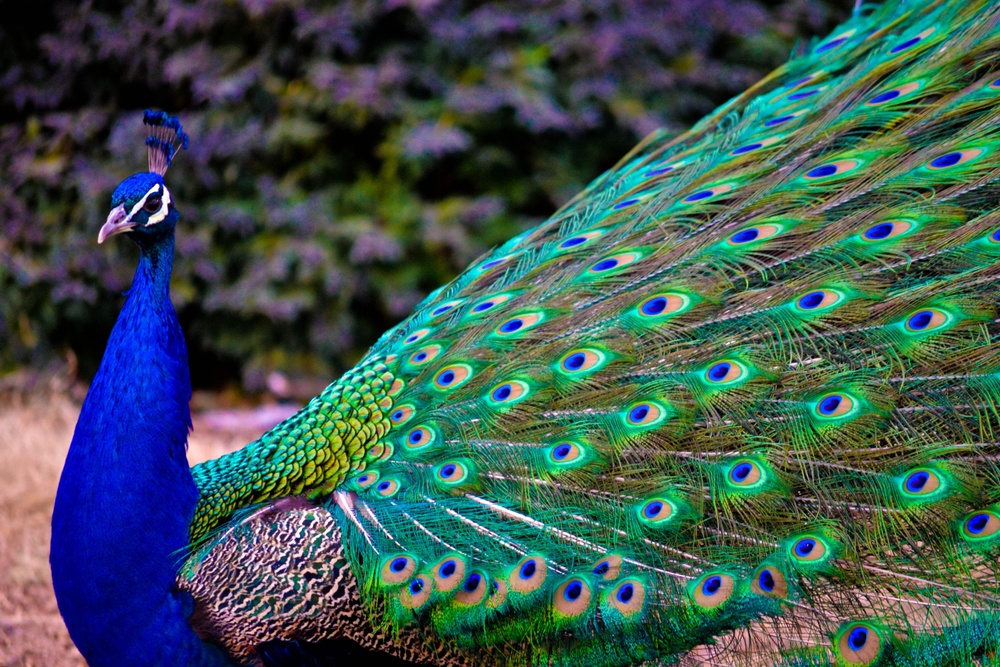
%> input picture Question 15 U21EC146/peacock.jpg, 1000 x 667 px, shrunk from 4608 x 3072 before the run
$ octave que15_1.m   (GNU Octave 9; MATLAB toolbox functions it lacks are replaced by stand-ins)
%> lines starting %> are read from the running program, lines starting %| are printed output that depends on the picture
clc;
clear all;
close all;
%Reading Input Image
A=imread('peacock.jpg');
%> A is the input picture: size 667x1000x3 uint8; mean R, G, B 61.2, 85.2, 81.7
A=double(rgb2gray(A));
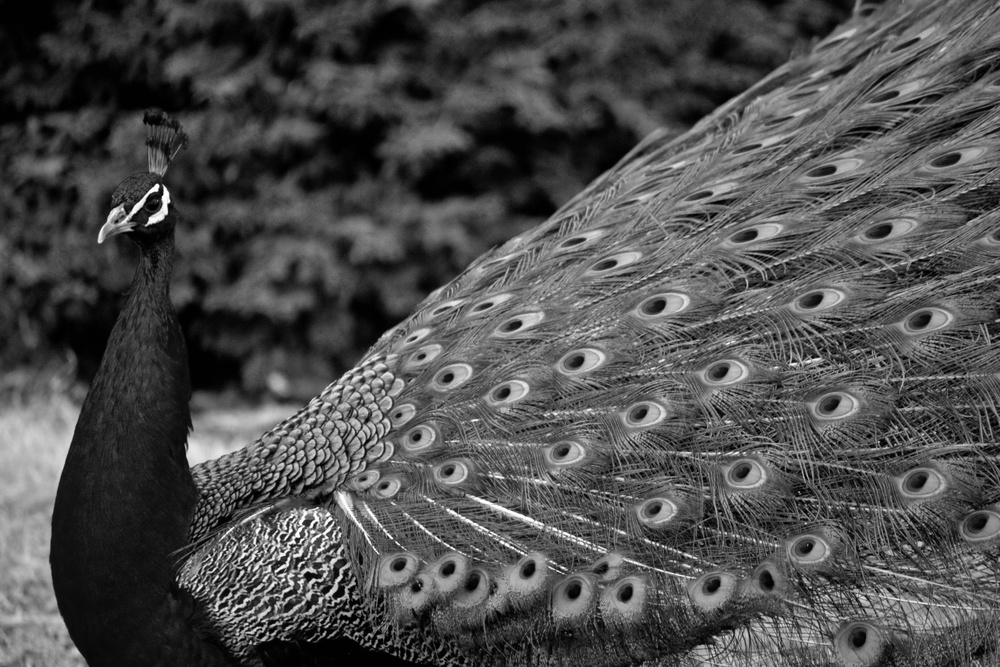
%> A: size 667x1000 double; min 0, max 255, mean 77.6
[M,N]=size(A);
%> M = 667; N = 1000

%Degradation function
h=ones(11,11)/121;

freq_a=fft2(A);
freq_h=fft2(h,M,N);

%image degradation in freq domain

deg_a=freq_h.*freq_a;

%degraded image in spatial domain
B=real(ifft2(deg_a));
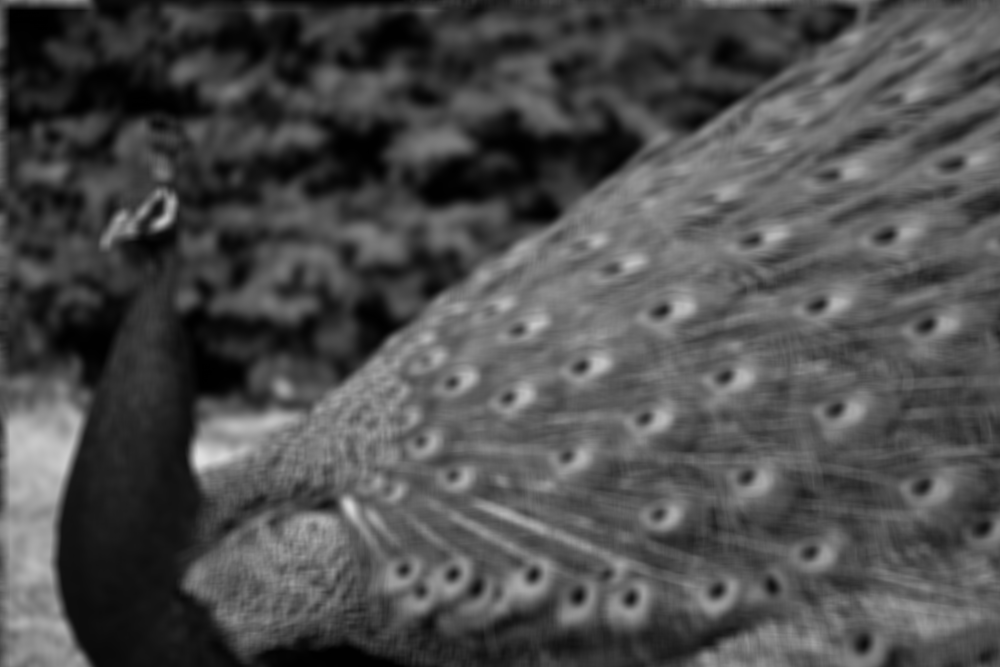
%> B: size 667x1000 double; min 0.967, max 224.4, mean 77.6

%Inverse filtering for image Restoration
 freq_b=fft2(B);
 powfreq_a= freq_a.^2/(M*N);
 alpha=0.5;
 sigma=sqrt(4*10^(-7));
 freq_g=((freq_h.')').*abs(powfreq_a)...
     ./(abs(freq_h.^2).*abs(powfreq_a)+alpha*sigma^2);
 Res_freq_a=freq_g.*freq_b;

 %Rerstored Image in Spatial Domain
 Res_a=real(ifft2(Res_freq_a));

 %Display input and output image
 imshow(uint8(A)),title('Original Image');
 figure, imshow(uint8(B)),title('Degrated Image');
 figure, imshow(uint8(Res_a)), title('Restored Image After Inverse filtering');

$ run again, with Question 15 U21EC146/myna.jpg copied over Question 15 U21EC146/peacock.jpg
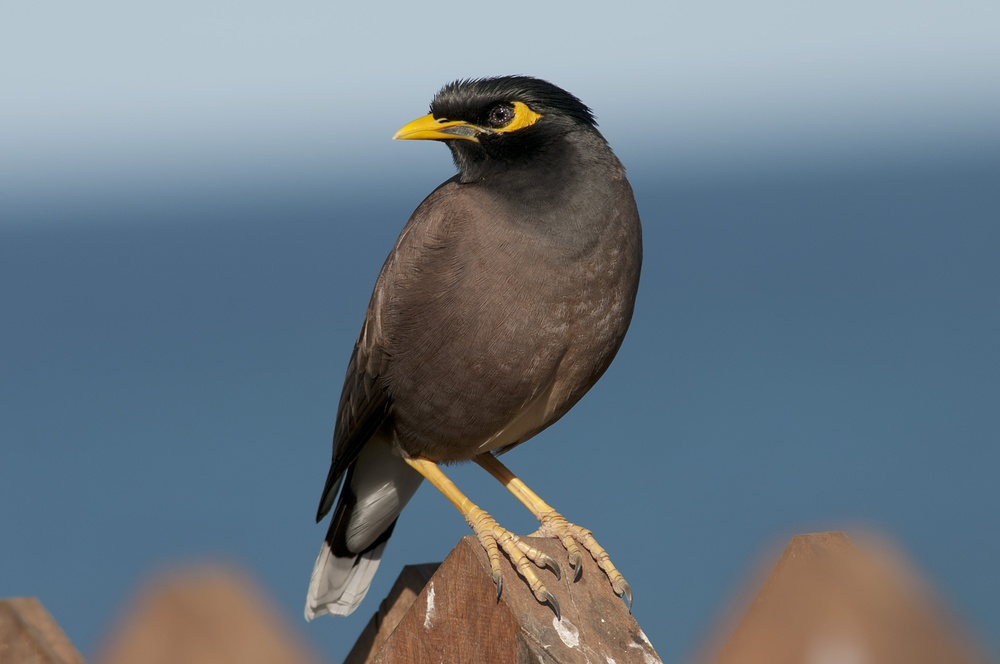
%> input picture Question 15 U21EC146/myna.jpg, 1000 x 664 px, shrunk from 2144 x 1424 before the run
%> A is the input picture: size 664x1000x3 uint8; mean R, G, B 107.9, 121.2, 132
%> `A=double(rgb2gray(A));`:
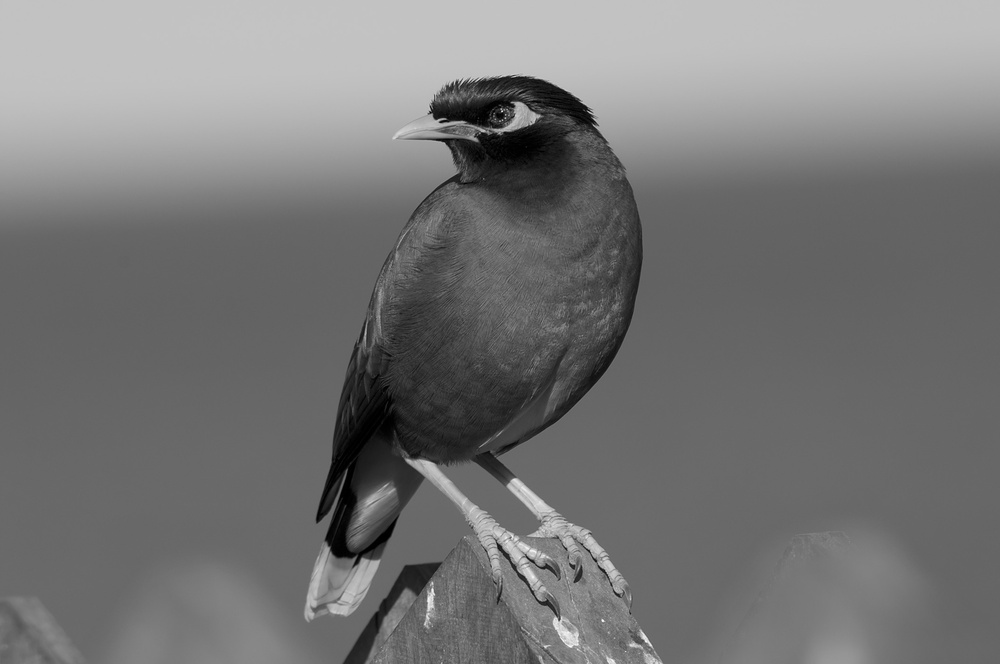
%> A: size 664x1000 double; min 0, max 250, mean 118.5
%> `B=real(ifft2(deg_a));`:
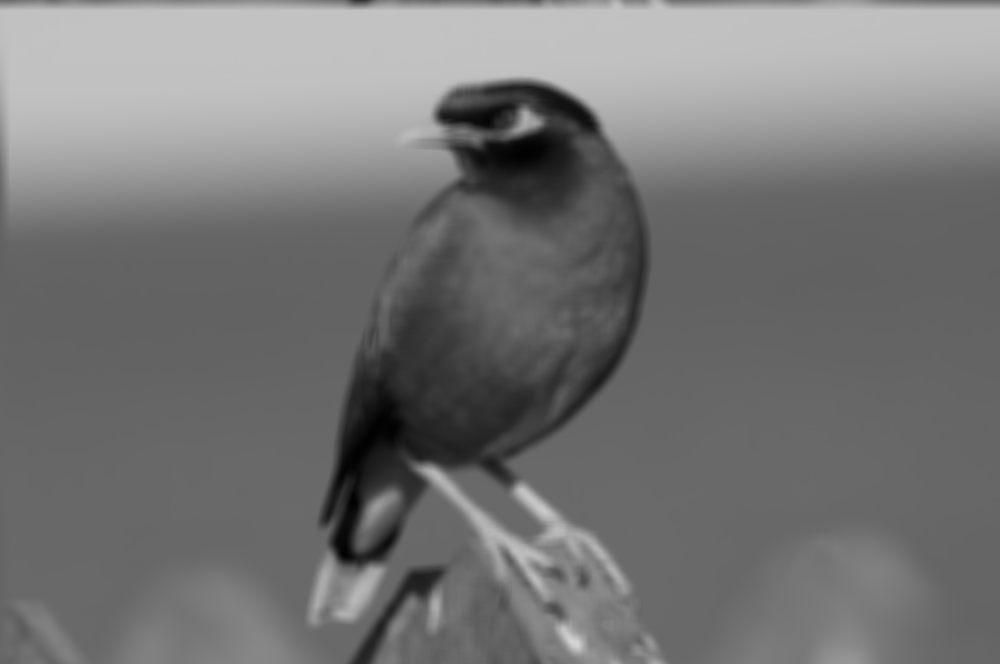
%> B: size 664x1000 double; min 1.83, max 213.5, mean 118.5
